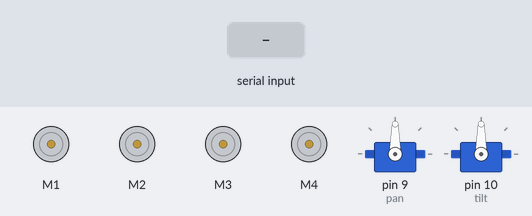
Simulated run of this sketch. Board: Arduino Uno, built with avr-gcc and run on an emulated ATmega328P. Parts: 4 × DC motor (green arrow = forward, orange = backward, longer = faster), 2 × servo. The test bench sets the inputs (shaded band).

Above: at 1.2 s.
1.3 s: "1" received over Serial
At 1.8 s:
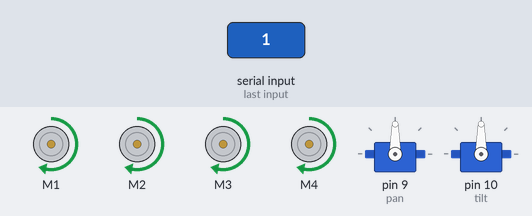
2.8 s: byte 97 ('a') received over Serial
At 4.0 s:
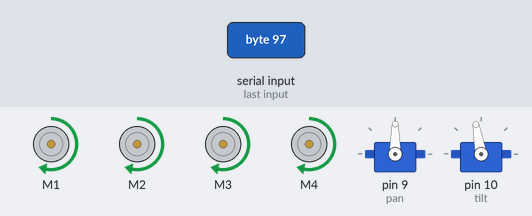
4.3 s: "i" received over Serial
At 5.3 s:
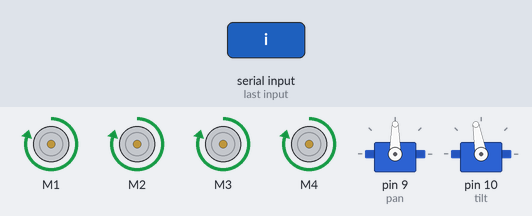
5.8 s: byte 122 ('z') received over Serial
At 6.4 s:
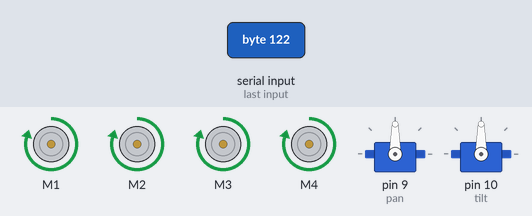
7.3 s: "p" received over Serial
At 8.5 s:
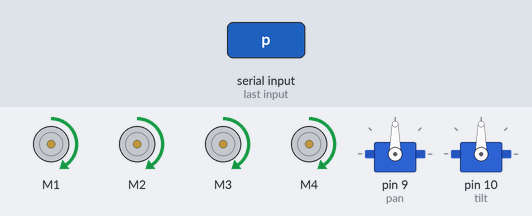
8.8 s: "2" received over Serial
At 9.9 s:
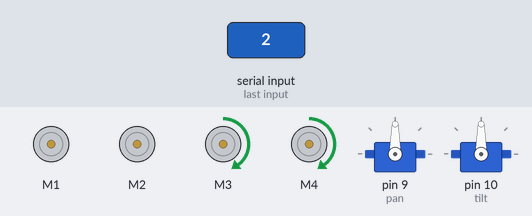
Timing chart, 0 to 11.3 s (numbered marks = the images above; inputs shaded):
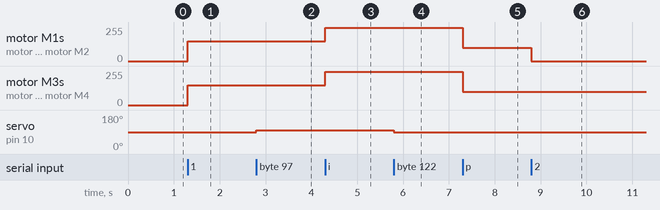

Measured:
- after the input at 1.3 s, motor M1–4: stopped → forward 150/255 at once
- after the input at 2.8 s, servo on pin 10 (tilt): 90° → 100° at once
- after the input at 4.3 s, motor M1–4: forward 150/255 → forward 250/255 at once
- after the input at 5.8 s, servo on pin 10 (tilt): 100° → 90° at once
- after the input at 7.3 s, motor M1–4: forward 250/255 → forward 100/255 at once
- after the input at 8.8 s, motor M1, motor M2: forward 100/255 → stopped at once

The sketch:

rover.ino
```cpp
#include <Servo.h>
#include <AFMotor.h>

int motorSpeedMax = 250;
int motorSpeedMed = 150;
int motorSpeedMin = 100;
int pos_t = 90;
int pos_p = 90;
int doOnce = 0;
Servo pan;
Servo tilt;
AF_DCMotor motor1(1);
AF_DCMotor motor2(2);
AF_DCMotor motor3(3);
AF_DCMotor motor4(4);
char incomingByte; // variable to receive data from the serial port

void setup()
{
  Serial.begin(9600);           // set up Serial library at 9600 bps

  // turn on motor
  motor1.setSpeed(motorSpeedMed);
  motor2.setSpeed(motorSpeedMed);
  motor3.setSpeed(motorSpeedMed);
  motor4.setSpeed(motorSpeedMed);
  pan.attach(9);
  tilt.attach(10);
  pan.write(pos_p);
  tilt.write(pos_t);

}

void loop()
{

  if ( Serial.available() > 0 ) // if data is available to read
  {
    incomingByte = Serial.read(); // read it and store it in 'incomingByte'
    doOnce = 0;
  }

  if ( incomingByte == 'i' )
  {
    motor1.setSpeed(motorSpeedMax);
    motor2.setSpeed(motorSpeedMax);
    motor3.setSpeed(motorSpeedMax);
    motor4.setSpeed(motorSpeedMax);
  }

  if ( incomingByte == 'o' )
  {
    motor1.setSpeed(motorSpeedMed);
    motor2.setSpeed(motorSpeedMed);
    motor3.setSpeed(motorSpeedMed);
    motor4.setSpeed(motorSpeedMed);
  }

  if ( incomingByte == 'p' )
  {
    motor1.setSpeed(motorSpeedMin);
    motor2.setSpeed(motorSpeedMin);
    motor3.setSpeed(motorSpeedMin);
    motor4.setSpeed(motorSpeedMin);
  }

  if ( incomingByte == '1' )
  {
    motor1.run(FORWARD);
    motor2.run(FORWARD);
    motor3.run(FORWARD);
    motor4.run(FORWARD);
  }

  if ( incomingByte == '2' )
  {
    motor1.run(RELEASE);
    motor2.run(RELEASE);
    motor3.run(FORWARD);
    motor4.run(FORWARD);
  }

  if ( incomingByte == '3' )
  {
    motor1.run(FORWARD);
    motor2.run(FORWARD);
    motor3.run(RELEASE);
    motor4.run(RELEASE);
  }


  if ( incomingByte == '4' )
  {
    motor1.run(BACKWARD);
    motor2.run(BACKWARD);
    motor3.run(BACKWARD);
    motor4.run(BACKWARD);
  }

  if ( incomingByte == 's' )
  {
    motor1.run(RELEASE);
    motor2.run(RELEASE);
    motor3.run(RELEASE);
    motor4.run(RELEASE);
  }

  if ( incomingByte == 'q' && doOnce == 0)
  {
    pos_p = pos_p + 10;
    pan.write(pos_p);
    doOnce = 1;
  }

  if ( incomingByte == 'w' && doOnce == 0)
  {
    pos_p = pos_p - 10;
    pan.write(pos_p);
    doOnce = 1;
  }

  if ( incomingByte == 'a' && doOnce == 0)
  {
    pos_t = pos_t + 10;
    tilt.write(pos_t);
    doOnce = 1;
  }

  if ( incomingByte == 'z' && doOnce == 0)
  {
    tilt.write(pos_t - 10);
    pos_t = pos_t - 10;
    doOnce = 1;
  }
}
```
